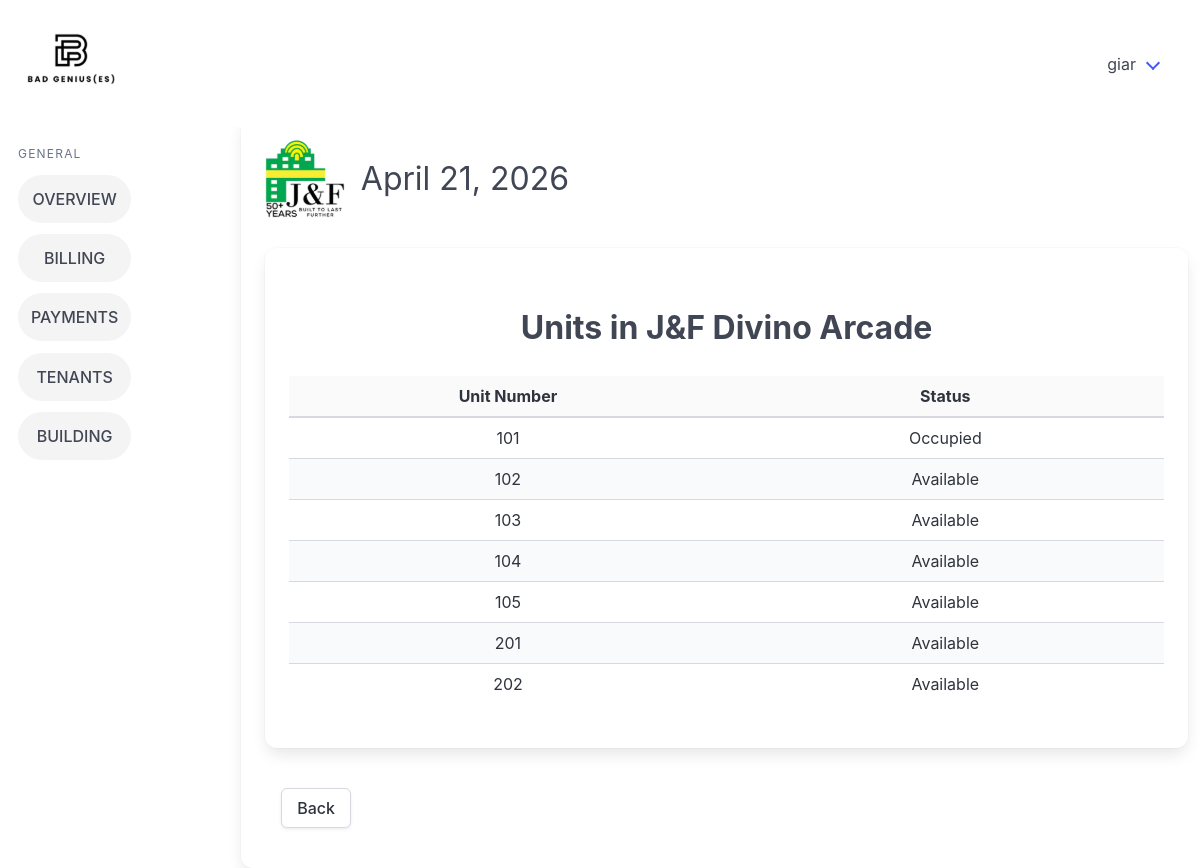
/view_units/1/ (signed in), run on the app's committed database.
### billingApp/models.py (models this page shows, shortened)
class Building(models.Model):
    buildingName = models.CharField(max_length=26, unique=True)
    signageCapacity = models.IntegerField(default=0)
    parkingCapacity = models.IntegerField(default=0)
    buildingAddress = models.CharField(max_length=50)
    modified_by = models.ForeignKey("Account", on_delete=models.SET_NULL, null=True, blank=True, related_name="+")
    modified_at = models.DateTimeField(auto_now=True, null=True, blank=True)
    objects = models.Manager

class Units(models.Model):
    building = models.ForeignKey(Building, on_delete=models.CASCADE)
    unitID = models.IntegerField()
    modified_by = models.ForeignKey("Account", on_delete=models.SET_NULL, null=True, blank=True, related_name="+")
    modified_at = models.DateTimeField(auto_now=True, null=True, blank=True)
    class Meta:
        unique_together = ('building', 'unitID')

### billingApp/views.py (the view)
# urls.py: path('view_units/<int:pk>/', views.view_units, name='view_units'),
@login_required
def view_units(request, pk):
    building = get_object_or_404(Building, pk=pk)
    units = Units.objects.filter(building=building).order_by("unitID")
    date_today = get_date_today()
    return render(request, "billingApp/view_units.html", {"building": building, "units": units, "date_today": date_today})

### billingApp/views.py (called while the page is built)
def get_date_today():
    from datetime import datetime
    return datetime.now().strftime("%B %d, %Y")

### billingApp/templates/billingApp/view_units.html
{% extends 'billingApp/base.html' %} {% load static %} {% block content %}
</div>
<div class="card card3">
    <div class="card-content has-text-centered">
        <h1 class="is-size-3 has-text-weight-bold p-5 mt-2">
            Units in {{ building.buildingName }}
        </h1>
        <div style="max-height: 400px; overflow-y: auto;">
            <table class="table is-fullwidth is-striped is-hoverable has-text-centered" style="table-layout: fixed;">
                <thead style="position: sticky; top: 0; background-color: white;">
                    <tr>
                        <th style="width:50%" class="has-text-centered">Unit Number</th>
                        <th style="width:50%" class="has-text-centered">Status</th>
                    </tr>
                </thead>
                <tbody>
                    {% for unit in units %}
                    <tr>
                        <td>{{ unit.unitID }}</td>
                        <td>
                            {% if unit.lease_set.exists %}
                                Occupied
                            {% else %}
                                Available
                            {% endif %}
                        </td>
                    </tr>
                    {% empty %}
                    <tr>
                        <td colspan="2">No units found for this building.</td>
                    </tr>
                    {% endfor %}
                </tbody>
            </table>
        </div>
    </div>
</div>
<div class="columns is-justify-content-center p-4">
        <div class="column is-12">
            <a class="button" href="{% url 'building_details' pk=building.pk %}">Back</a>
        </div>
    </div>
{% endblock %}

### billingApp/templates/billingApp/base.html (shortened to what this page needs)
{% load static %}
<!doctype html>
<html lang="en">
  <head>
    <link rel="stylesheet" href="{% static 'billingApp/css/style.css' %}" />
    <link rel="stylesheet" href="https://cdn.jsdelivr.net/npm/bulma@1.0.4/css/bulma.min.css" />
  </head>
  <body>
    <nav class="navbar p-5" role="navigation" aria-label="main navigation">
      <div class="navbar-brand">
        <a class="" href="{% url 'home_page' %}">
        </a>
      </div>
      <div id="navbarBasicExample" class="navbar-menu">
        <div class="navbar-end">
          <div class="navbar-item has-dropdown is-hoverable">
            <a class="navbar-link">{{ user.username }}</a>
          </div>
        </div>
      </div>
    </nav>
    <div class="columns">
      <aside class="menu">
        <p class="menu-label">General</p>
        <ul class="menu-list">
          <li><a href="{% url 'home_page' %}" class="sidebarItems button is-light is-rounded is-fullwidth">OVERVIEW</a></li>
          <li><a href="{% url 'billing_records_main' %}" class="sidebarItems button is-light is-rounded is-fullwidth">BILLING</a></li>
          <li><a href="{% url 'payments_main' %}" class="sidebarItems button is-light is-rounded is-fullwidth">PAYMENTS</a></li>
          <li><a href="{% url 'tenants_main' %}" class="sidebarItems button is-light is-rounded is-fullwidth">TENANTS</a></li>
          <li><a href="{% url 'buildings_main' %}" class="sidebarItems button is-light is-rounded is-fullwidth">BUILDING</a></li>
        </ul>
      </aside>
      {% block logo %}
      <div class="card card1">
        <div class="card-content">
          <div class="columns is-4">
            <div class="column is-1">
            </div>
            <div class="column">
              <h1 class="is-size-3 pt-4 pl-4">{{ date_today }}</h1>
            </div>
    {% endblock %} {% block content %} {% endblock %}
  </body>
</html>

### billingApp/static/billingApp/css/style.css (style rules this page uses)
.menu { position: sticky; display: inline-block; vertical-align: top; max-height: 100vh; overflow-y: auto; width: 200px; top: 0; bottom: 0; padding: 30px; }
.menu .menu-list li { margin-bottom: 0.7rem; }
.menu .menu-list li a { padding: 0.75rem 0.9rem; }
.card1 { margin-left: 80px !important; width: 1200px !important; }
.card3 { min-height: 500px !important; }
thead { background-color: #fafafa !important; }
.sidebarItems { background-color: #f4f4f4 !important; }

### data on the page
Building: buildingName "J&F Divino Arcade"
Units: unitID "101", shows "Occupied"
Units: unitID "102", shows "Available"
Units: unitID "103", shows "Available"
Units: unitID "104", shows "Available"
Units: unitID "105", shows "Available"
Units: unitID "201", shows "Available"
Units: unitID "202", shows "Available"

### other printed values
{{ user.username }} "giar"
{{ date_today }} "April 21, 2026"
